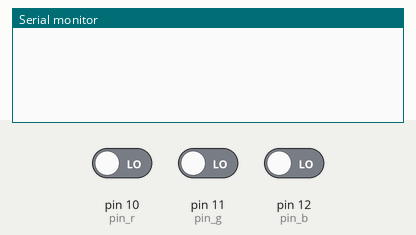
Recording of a sketch running on a simulated Arduino Uno, built with avr-gcc and run on an emulated ATmega328P. Parts: the last lines printed to the serial monitor. The inputs (shaded band) are chosen by the test bench; at power-on: pin 10 (pin_r) LOW, pin 11 (pin_g) LOW, pin 12 (pin_b) LOW.

Above: at 1.2 s.
1.3 s: pin 10 (pin_r) driven HIGH
At 2.5 s:
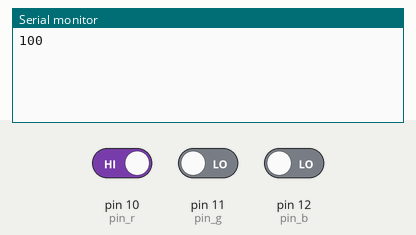
2.8 s: pin 11 (pin_g) driven HIGH
At 3.8 s:
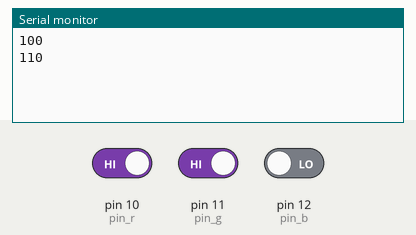
4.3 s: pin 12 (pin_b) driven HIGH
At 5.0 s:
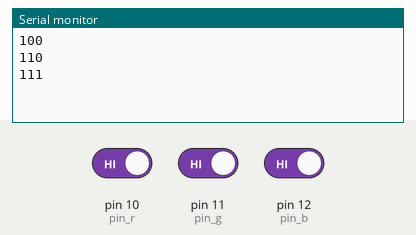
5.8 s: pin 10 (pin_r) driven LOW
At 6.1 s:
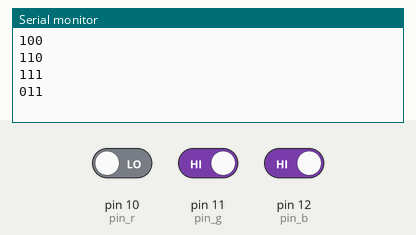
7.3 s: pin 11 (pin_g) driven LOW
At 8.5 s:
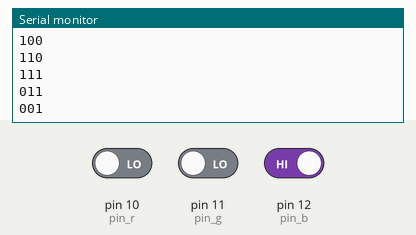
8.8 s: pin 12 (pin_b) driven LOW
At 9.6 s:
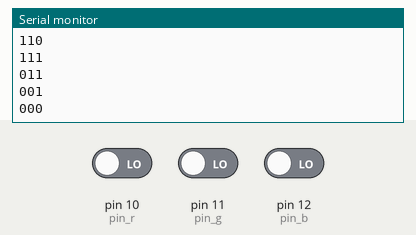
Timing chart, 0 to 11.3 s (numbered marks = the images above; inputs shaded):
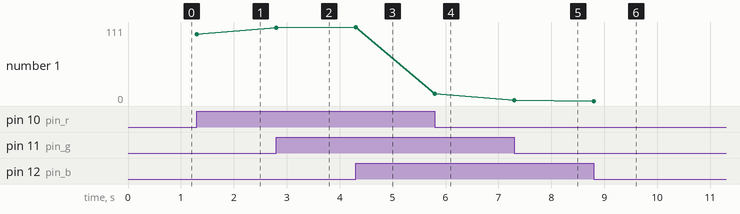

Measured:
- after the input at 1.3 s, the serial monitor: prints a new line at once (image 1)
- after the input at 2.8 s, the serial monitor: prints a new line at once (image 2)
- after the input at 4.3 s, the serial monitor: prints a new line at once (image 3)
- after the input at 5.8 s, the serial monitor: prints a new line at once (image 4)
- after the input at 7.3 s, the serial monitor: prints a new line at once (image 5)
- after the input at 8.8 s, the serial monitor: prints a new line at once (image 6)
- plotted number 1: 100 → 110 after the input at 2.8 s, 110 → 111 after the input at 4.3 s, 111 → 11 after the input at 5.8 s, 11 → 1 after the input at 7.3 s, 1 → 0 after the input at 8.8 s

The sketch:

buttons.pde
```cpp
/*
// for old buttons
const int pin_r = 12;
const int pin_g = 10;
const int pin_b = 8;
*/

// for new buttons
const int pin_r = 10;
const int pin_g = 11;
const int pin_b = 12;


boolean on_r = false;
boolean on_g = false;
boolean on_b = false;

void setup()
{
  pinMode( pin_r, INPUT );
  pinMode( pin_g, INPUT );
  pinMode( pin_b, INPUT );

  Serial.begin( 9600 );
}


void loop()
{
  boolean r = (HIGH==digitalRead( pin_r ));
  boolean g = (HIGH==digitalRead( pin_g ));
  boolean b = (HIGH==digitalRead( pin_b ));

  // check for change
  if ( r != on_r || g != on_g || b != on_b )
  {
    Serial.print( r?'1':'0' );
    Serial.print( g?'1':'0' );
    Serial.print( b?'1':'0' );
    Serial.print( '\n' );
    on_r = r;
    on_g = g;
    on_b = b;
  }
}
```
